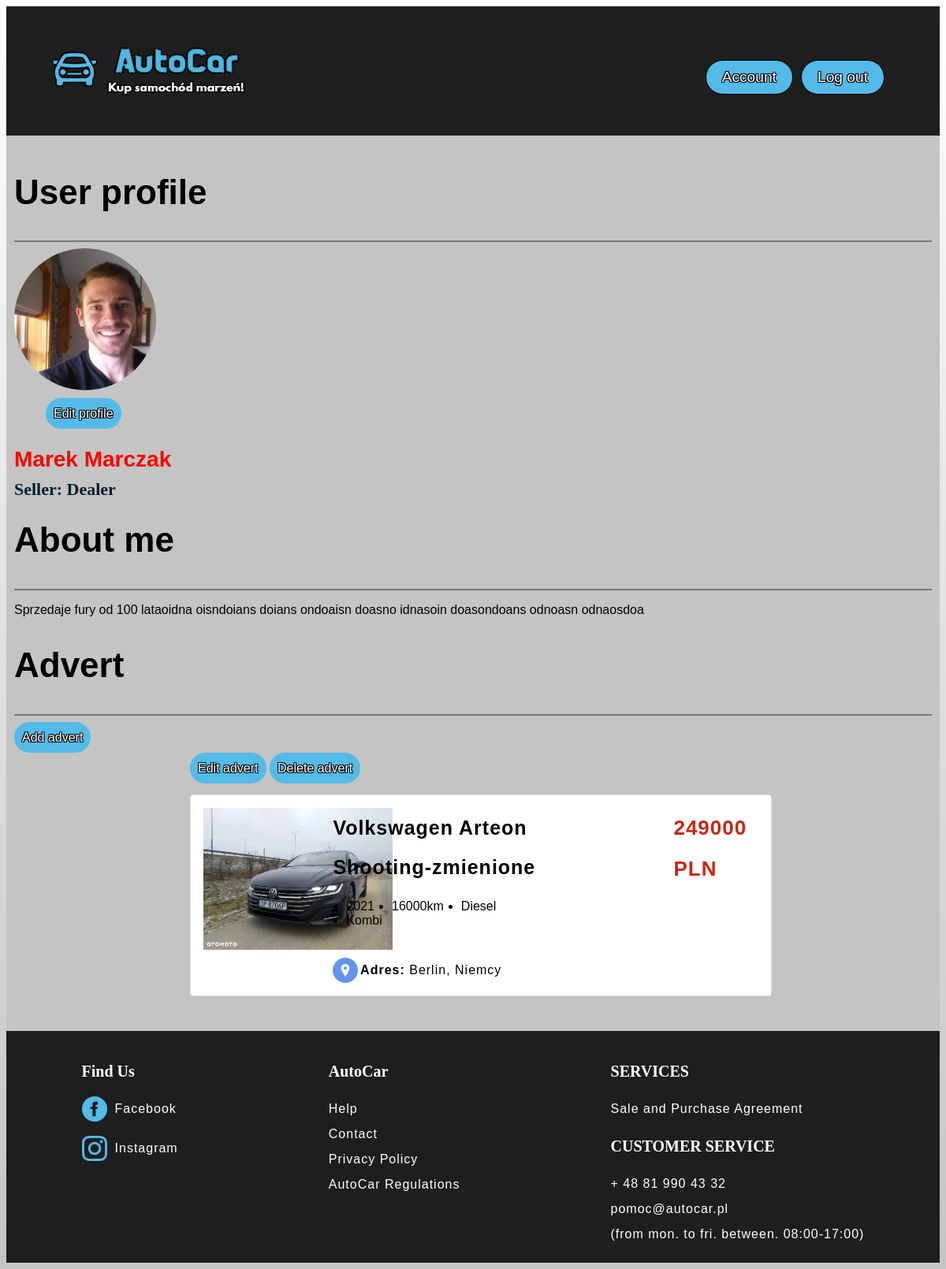
Page /account/ (signed in) on the committed database.
### users/models.py (models this page shows, shortened)
class Profile(models.Model):
    SELLER = [
        ('All','All'),
        ('Dealer','Dealer'),
        ('Private','Private'),
    ]
    user = models.OneToOneField(
        User, on_delete=models.CASCADE, null=True, blank=True)
    name = models.CharField(max_length=200, null=True, blank=True)
    email = models.EmailField(max_length=500, blank=True, null=True)
    username = models.CharField(max_length=200, null=True, blank=True)
    location_city = models.CharField(max_length=50, null=True, blank=False)
    location_country = models.CharField(max_length=50, null=True, blank=False)
    short_intro = models.CharField(max_length=200, null=True, blank=True)
    seller = models.CharField(max_length=200, null=True, blank=False, choices=SELLER)
    bio = models.TextField(null=True, blank=True)
    profile_image = models.ImageField(
        null=True, blank=True, upload_to='profiles/', default='profiles/user-default.png')
    created = models.DateTimeField(auto_now_add=True)
    id = models.UUIDField(default=uuid.uuid4, unique=True,
                          primary_key=True, editable=False)

### adverts/models.py (models this page shows, shortened)
class Advert(models.Model):
    YES_OR_NO = [
        ('Yes','Yes'),
        ('No','No'),
    ]
    MAN_AUTO = [
        ('Manual','Manual'),
        ('Automatic','Automatic'),
    ]
    SELLER = [
        ('All','All'),
        ('Dealer','Dealer'),
        ('Private','Private'),
    ]
    owner = models.ForeignKey(Profile, null=True, blank=True, on_delete=models.SET_NULL)
    title = models.CharField(max_length=200)
    description = models.TextField(max_length=3500, null=True, blank=False)
    featured_image = models.ImageField(null=True, blank=False)
    brand = models.ForeignKey('Brand', null=True, on_delete=models.DO_NOTHING)
    variant = models.CharField(max_length=200, null=True, blank=False)
    location_city = models.CharField(max_length=50, null=True, blank=False)
    location_country = models.CharField(max_length=50, null=True, blank=False)
    fuel_type = models.ForeignKey('Fuel', null=True, on_delete=models.DO_NOTHING)
    year_of_production = models.IntegerField(null=True, blank=False)
    price = models.IntegerField(null=True, blank=False)
    engine_capacity = models.IntegerField(null=True, blank=False)
    power = models.IntegerField(null=True, blank=False)
    mileage = models.IntegerField(null=True, blank=False)
    seller = models.CharField(max_length=200, null=True, blank=False, choices=SELLER)
    first_owner = models.CharField(max_length=200, null=True, blank=False, choices=YES_OR_NO)
    broken = models.CharField(max_length=200, null=True, blank=False, choices=YES_OR_NO)
    no_crashed = models.CharField(max_length=200, null=True, blank=False, choices=YES_OR_NO)
    manual_auto = models.CharField(max_length=200, null=True, blank=False, choices=MAN_AUTO)
    color = models.CharField(max_length=200, null=True, blank=False)
    num_of_doors = models.IntegerField(null=True, blank=False)
    created = models.DateTimeField(auto_now_add=True)
    id = models.UUIDField(default=uuid.uuid4, unique=True,
                          primary_key=True, editable=False)

class Fuel(models.Model):
    name = models.CharField(max_length=200)
    created = models.DateTimeField(auto_now_add=True)
    id = models.UUIDField(default=uuid.uuid4, unique=True,
                          primary_key=True, editable=False)
    def __str__(self):
        return self.name

### users/views.py (the view)
# urls.py: path('account/', views.userAccount, name="account"),
@login_required(login_url="login")
def userAccount(request):
    page = 'account'
    profile = request.user.profile
    adverts = profile.advert_set.all()
    context = {'profile': profile, 'adverts': adverts, 'page': page}
    return render(request, 'users/account.html', context)

### users/templates/users/account.html (shortened to what this page needs)
{% extends 'main.html' %}
{% load static %}
{% block content %}
<main>
  <section class="main">
      <h1>User profile</h1>
      <hr>
      <div class="main-profile">
          <img class="profile-picture circle" src="{{profile.profile_image.url}}" />
          <div class="edit-profile">
              <a class="button-profile" href="{% url 'edit-account' %}">Edit profile</a>
          </div>
          <h1 class="nickname-profile">{{profile.name}}</h1>
          <h1 class="seller-profile">Seller: {{profile.seller}}</h1>
      </div>
      <h1>About me</h1>
      <hr>
      <div class="description-profile">
          <p>{{profile.bio}}</p>
      </div>
      <h1>Advert</h1>
      <hr>
      <div class="description-profile">
          <a class="button-profile" href="{% url 'advert_form' %}">Add advert</a>
      </div>
      {% for advert in adverts %}
      <div class="edit-advert">
          <a class="button-profile" href="{% url 'advert_form' advert.id %}">Edit advert</a>
          <a class="button-profile" href="{% url 'delete-advert' advert.id %}">Delete advert</a>
      </div>
      <div class="mainAdvert">
          <a href="{% url 'single-advert' advert.id %}">
          <div class="row">
              <div class="column">
                  <img src="{{ advert.featured_image.url }}" class="advertImage">
              </div>
              <div class="column1">
                  <span class="titleAdvert"><b>{{advert.title}}</b></span>
                      <ul>
                          <li class="header">
                            {{advert.year_of_production}}
                          </li>
                          <li class="header">
                            {{advert.mileage}}km
                          </li>
                          <li class="header">
                            {{advert.fuel_type}}
                          </li>
                          <li class="header">
                            {{advert.variant}}
                          </li>
                      </ul>
                      <span class="location"><img class="address-icon" src="images/pin.png" alt="" /><b>Adres: </b>{{advert.location_city}}, {{advert.location_country}}</span>
              </div>
              <div class="column">
                  <span><h2 class="price">{{advert.price}} PLN</h2></span>
              </div>
          </div>
          </a>
      </div>
      {% endfor %}
  </section>
{% endblock %}

### static/styles/styleViewProfile.css (style rules this page uses)
body { font-family: Arial; background: linear-gradient(#FFF, #C4C4C4); padding: 0; height: auto; }
h1 { font-size: 44px; }
h2 { color: white; }
.main { background-color: #C4C4C4; background-size: cover; background-position: center; padding: 10px 0px 20px 10px; }
hr { border: 1px solid #777777; margin-right: 10px; }
.nickname-profile { font-size: 28px; color: rgb(255, 0, 0) }
.seller-profile { font-family: Cambria, Cochin, Georgia, Times, 'Times New Roman', serif; font-size: 22px; margin-top: -15px; color: #001e2c; }
.profile-picture { display: block; width: 180px; height: 180px; }
.circle { border-radius: 50%; }
.edit-profile { margin: 10px 0px 0px 40px; }
.button-profile { display: inline-block; text-decoration: none; padding: 10px; border: none; font: 300 100%/1.2 Ubuntu, sans-serif; width: auto; background-color: #54BAE8; color: white; border-radius: 26px; transition: background-color 0.5s, color 0.5s; text-shadow: -1px -1px 0 #000, 1px -1px 0 #000, -1px 1px 0 #000, 1px 1px 0 #000; }
.edit-advert { margin-left: 19%; margin-bottom: -10px; }
.mainAdvert { border-radius: 4px; background: rgb(255, 255, 255); border: 1px solid rgb(220, 221, 224); padding: 16px; margin: 24px; margin-left: 19%; width: 60%; }
a { text-decoration: none; color: #000; }
.advertImage { width: 240px; height: 180px; visibility: visible; object-fit: contain; }
.row { display: flex; flex-direction: row; flex-wrap: wrap; width: 100%; }
.column1 { margin-left: -15%; display: flex; flex-direction: column; flex-basis: 100%; flex: 1; }
.price { color: #c82814; font-size: 26px; margin-top: -1px; margin-left: 60%; padding-bottom: 20px; }
.column { display: flex; flex-direction: column; flex-basis: 100%; flex: 1; }
.titleAdvert { font-size: 25px; }
.header { float: left; margin-right: 20px; margin-left: -23px; padding-right: 25px; }
.location { margin-top: 8%; }
.address-icon { width: 16px; height: 16px; background-color: cornflowerblue; padding: 8px; vertical-align: middle; border-radius: 50%; margin-right: 1%; }
span { line-height: 2; letter-spacing: 1px; }

### rows in the picture
Profile: profile_image (picture), name "Marek Marczak", seller "Dealer", bio "Sprzedaje fury od 100 lataoidna oisndoians doians ondoaisn doasno idnasoin doasondoans odnoasn odnaosdoa"
Advert: featured_image (picture), title "Volkswagen Arteon Shooting-zmienione", year_of_production "2021", mileage "16000", fuel_type "Diesel", variant "Kombi", location_city "Berlin", location_country "Niemcy", price "249000"
